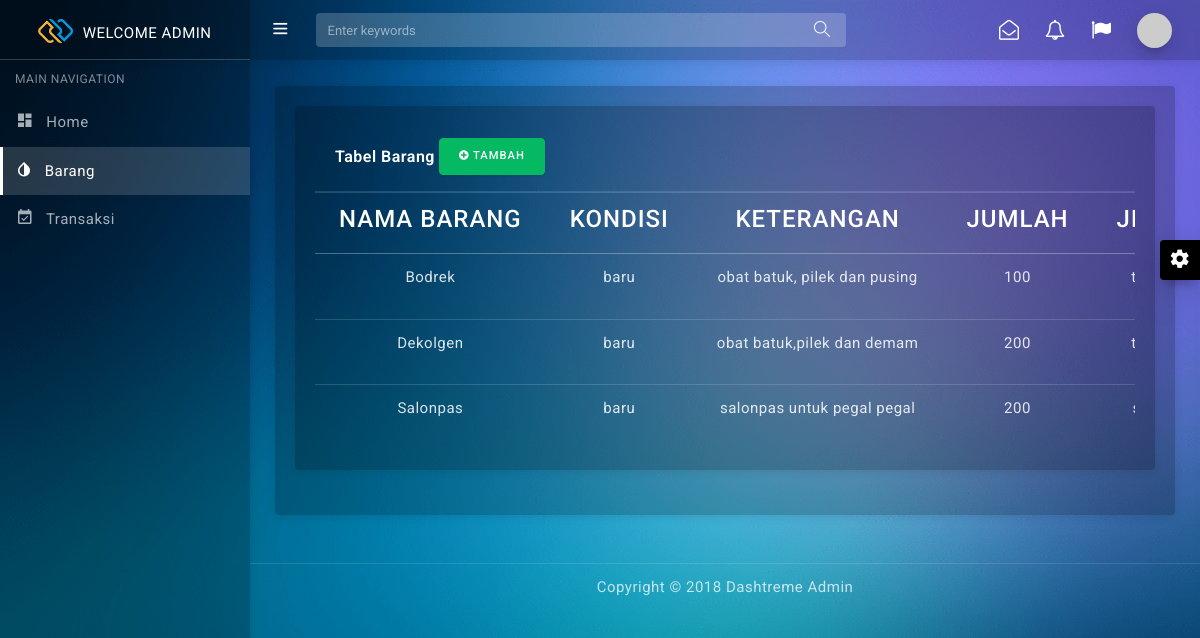
The app's page /user/barang.php with its own data.
### tables this page shows
CREATE TABLE `barang` (
  `ID_BARANG` int(20) NOT NULL,
  `NAMA_BARANG` varchar(255) DEFAULT NULL,
  `KONDISI_BARANG` varchar(255) DEFAULT NULL,
  `KETERANGAN_BARANG` varchar(255) DEFAULT NULL,
  `JUMLAH_BARANG` int(50) NOT NULL,
  `TANGGAL` timestamp NOT NULL DEFAULT current_timestamp(),
  `ID_JENIS` int(20) NOT NULL
);

### user/conn.php (called while the page is built, shortened)
<?php
function connection() {
   $dbServer = 'localhost';
   $dbUser = 'root';
   $dbPass = '';
   $dbName = "apotek";
   $conn = mysqli_connect($dbServer, $dbUser, $dbPass);
   mysqli_select_db($conn,$dbName);
   return $conn;
}

### user/barang.php (the view, shortened to what this page needs)
<?php
include ('conn.php');
    $sql = "SELECT barang.ID_BARANG,barang.NAMA_BARANG,barang.KONDISI_BARANG,barang.KETERANGAN_BARANG,barang.JUMLAH_BARANG,jenis_barang.NAMA_JENIS
    FROM barang, jenis_barang WHERE barang.ID_JENIS=jenis_barang.ID_JENIS";
    $res = mysqli_query(connection(),$sql);
?>
<!DOCTYPE html>
<html lang="en">
<head>
  <link href="assets/css/pace.min.css" rel="stylesheet"/>
  <link href="assets/plugins/simplebar/css/simplebar.css" rel="stylesheet"/>
  <link href="assets/css/bootstrap.min.css" rel="stylesheet"/>
  <link href="assets/css/animate.css" rel="stylesheet" type="text/css"/>
  <link href="assets/css/icons.css" rel="stylesheet" type="text/css"/>
  <link href="assets/css/sidebar-menu.css" rel="stylesheet"/>
  <link href="assets/css/app-style.css" rel="stylesheet"/>
</head>
<body class="bg-theme bg-theme1">
 <div id="wrapper">
  <div id="sidebar-wrapper" data-simplebar="" data-simplebar-auto-hide="true">
     <div class="brand-logo">
      <a href="index.html">
       <img src="assets/images/logo-icon.png" class="logo-icon" alt="logo icon">
       <h5 class="logo-text">WELCOME ADMIN</h5>
     </a>
   </div>
   <ul class="sidebar-menu do-nicescrol">
      <li class="sidebar-header">MAIN NAVIGATION</li>
      <li>
        <a href="index.php">
          <i class="zmdi zmdi-view-dashboard"></i> <span>Home</span>
        </a>
      </li>
      <li>
        <a href="barang.php">
          <i class="zmdi zmdi-invert-colors"></i> <span>Barang</span>
        </a>
      </li>
      <li>
        <a href="transaksi.php">
          <i class="zmdi zmdi-calendar-check"></i> <span>Transaksi</span>
        </a>
      </li>
    </ul>
   </div>
<header class="topbar-nav">
 <nav class="navbar navbar-expand fixed-top">
  <ul class="navbar-nav mr-auto align-items-center">
    <li class="nav-item">
      <a class="nav-link toggle-menu" href="javascript:void();">
       <i class="icon-menu menu-icon"></i>
     </a>
    </li>
    <li class="nav-item">
      <form class="search-bar">
        <input type="text" class="form-control" placeholder="Enter keywords">
         <a href="javascript:void();"><i class="icon-magnifier"></i></a>
      </form>
    </li>
  </ul>
  <ul class="navbar-nav align-items-center right-nav-link">
    <li class="nav-item dropdown-lg">
      <a class="nav-link dropdown-toggle dropdown-toggle-nocaret waves-effect" data-toggle="dropdown" href="javascript:void();">
      <i class="fa fa-envelope-open-o"></i></a>
    </li>
    <li class="nav-item dropdown-lg">
      <a class="nav-link dropdown-toggle dropdown-toggle-nocaret waves-effect" data-toggle="dropdown" href="javascript:void();">
      <i class="fa fa-bell-o"></i></a>
    </li>
    <li class="nav-item language">
      <a class="nav-link dropdown-toggle dropdown-toggle-nocaret waves-effect" data-toggle="dropdown" href="javascript:void();"><i class="fa fa-flag"></i></a>
    </li>
    <li class="nav-item">
      <a class="nav-link dropdown-toggle dropdown-toggle-nocaret" data-toggle="dropdown" href="#">
        <span class="user-profile"><img src="https://via.placeholder.com/110x110" class="img-circle" alt="user avatar"></span>
      </a>
    </li>
  </ul>
</nav>
</header>
  <div class="content-wrapper">
    <div class="container-fluid">
   <div class="row mt-3">
    <div class="col-lg-12">
      <div class="card">
        <div class="card-body">
        <div class="card">
        <div class="card-body">
        <div class="card-header">
            <strong class="card-title">Tabel Barang</strong>
            <button type="button" class="btn btn-success mb-1">
                <i class="fa fa-plus-circle"></i>
                Tambah
            </button>
        </div>
          <div class="table-responsive text-center">
            <table class="table">
              <thead>
                <tr>
                    <th><h4>Nama Barang</h4></th>
                    <th><h4>KONDISI</h4></th>
                    <th><h4>KETERANGAN</h4></th>
                    <th><h4>JUMLAH</h4></th>
                    <th><h4>JENIS</h4></th>
                  </tr>
              </thead>
              <tbody>
              <?php while($data = mysqli_fetch_array($res)): ?>
                    <tr>
                    <td><?php echo $data["NAMA_BARANG"] ?></td>
                    <td><?php echo $data["KONDISI_BARANG"] ?></td>
                    <td><?php echo $data["KETERANGAN_BARANG"] ?></td>
                    <td><?php echo $data["JUMLAH_BARANG"] ?></td>
                    <td><?php echo $data["NAMA_JENIS"] ?></td>
                    </tr>
                <?php endwhile; ?>
              </tbody>
            </table>
          </div>
        </div>
        </div>
      </div>
    </div>
  </div>
    </div>
    </div>
	<footer class="footer">
      <div class="container">
        <div class="text-center">
          Copyright © 2018 Dashtreme Admin
        </div>
      </div>
    </footer>
   <div class="right-sidebar">
    <div class="switcher-icon">
      <i class="zmdi zmdi-settings zmdi-hc-spin"></i>
    </div>
   </div>
  </div>
</body>
</html>

### user/assets/css/sidebar-menu.css (style rules this page uses)
.sidebar-menu { list-style: none; margin: 0; padding: 0; background-color: transparent; }
.sidebar-menu>li { position: relative; margin: 0; padding: 0; }
.sidebar-menu>li>a { padding: 13px 5px 13px 15px; display: block; border-left: 3px solid transparent; color: rgba(255, 255, 255, 0.65); font-size: 15px; }
.sidebar-menu>li:hover>a, .sidebar-menu>li.active>a { color: #ffffff; background: rgba(255, 255, 255, 0.15); border-left-color: #ffffff; }
.sidebar-menu li.sidebar-header { padding: 10px 25px 10px 15px; font-size: 12px; color: rgba(255, 255, 255, 0.5); }
.sidebar-menu a { color: #b8c7ce; text-decoration: none; }

### records on screen
barang: NAMA_BARANG "Bodrek", KONDISI_BARANG "baru", KETERANGAN_BARANG "obat batuk, pilek dan pusing", JUMLAH_BARANG "100"
barang: NAMA_BARANG "Dekolgen", KONDISI_BARANG "baru", KETERANGAN_BARANG "obat batuk,pilek dan demam", JUMLAH_BARANG "200"
barang: NAMA_BARANG "Salonpas", KONDISI_BARANG "baru", KETERANGAN_BARANG "salonpas untuk pegal pegal", JUMLAH_BARANG "200"
